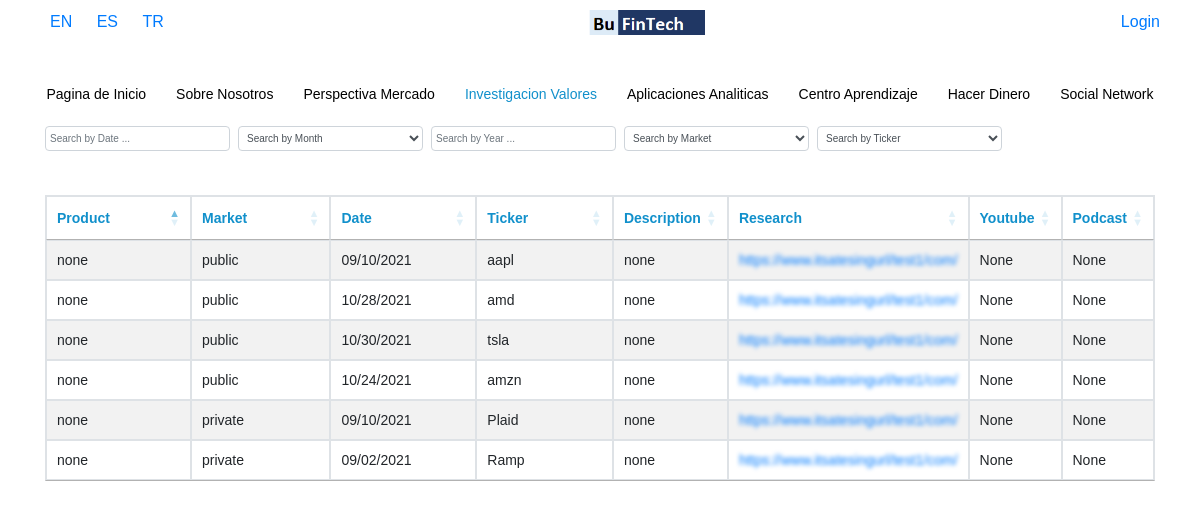
The page /es/equity-research on the database as committed earlier.
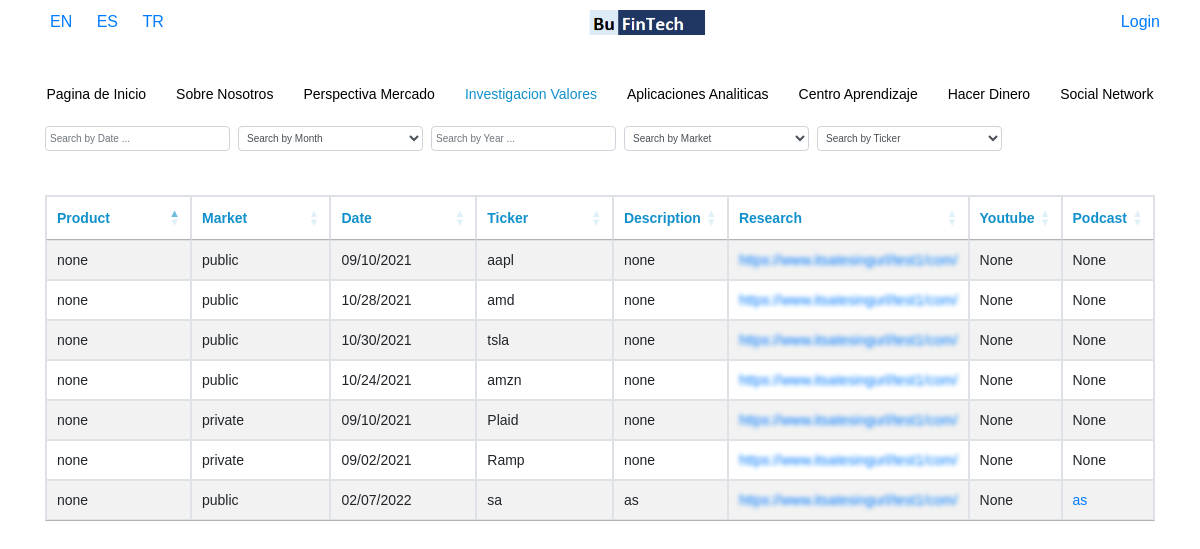
The same page on the database as committed later.
### base/models.py (models this page shows, shortened)
class equity(models.Model):
    Language = models.CharField(max_length=50)
    Product = models.CharField(max_length=100,blank=True,default="none")
    EQUITY_TYPES = [
        ('public', 'Public'),
        ('private', 'Private')
    ]
    Market = models.CharField(max_length=100, choices=EQUITY_TYPES, default='public')
    Date = models.DateField()
    Ticker = models.CharField(max_length=100,blank=True)
    Description = models.CharField(max_length=100,blank=True,default="none")
    Research = models.FileField(upload_to=path_equity )
    Youtube = models.CharField(max_length=100,blank=True)
    Podcast = models.CharField(max_length=100,blank=True)
    class Meta:
        verbose_name = "Equity Research"
        verbose_name_plural = "Equity Research"

### base/views.py (the view)
# urls.py: re_path(r'^(?P<Language>[a-z]{2})/equity-research$', views.equityView, name='equity-research'),
def equityView(request, Language):
    display_url = True
    try:
        user_payment = Api_key.objects.get(user = request.user)
    except:
        user_payment = None
    if user_payment != None:
        pass
    else:
        display_url = False
    setCurrentLanguage(request, Language)
    hidden = [0,1]
    nav_items = ListPage.objects.filter(Language=request.session['current_language']).order_by('Priority').values_list("Menu_Name","url").distinct()
    try:
        obj = equity.objects.filter(Language=request.session['current_language'])
        data = serializers.serialize("python",equity.objects.filter(Language=request.session['current_language']) )
        tickers = obj.values('Ticker').distinct()
        return render (request,'base/equity.html',{'display_url':display_url, 'obj':obj,'table_form':EquityForm(),'data':data, 'hidden':hidden,'nav_items':list(dict.fromkeys(nav_items)),'Language':Language, 'tickers': tickers})
    except Exception as e:
        return render (request,'base/equity.html',{'display_url':display_url, 'message':"No data found!",'nav_items':list(dict.fromkeys(nav_items)),'Language':Language})

### base/forms.py
class EquityForm(ModelForm):
    class Meta:
        model = equity
        fields = '__all__'

### base/templatetags/current_url.py (called while the page is built)
@register.filter
def current_url(value, url):
    url = url[4:]
    value = value.replace("_","-")
    if value == "analytic-apps":
        value = "analytical-apps"
    print(value, url)
    result = re.search(value , url)
    if result != None:
        return True

### base/views.py (called while the page is built)
def setCurrentLanguage(request, Language):
    request.session['current_language'] = Language
    return

### base/templates/base/equity.html (shortened to what this page needs)
{% extends 'base/home.html' %}
{% load static %}
{% block content %}
<div class="container">
	<div class="width">
		<div class="d-block d-md-flex">
			<input style="height: 25px; font-size: 10px; padding: 4px;" type="text" placeholder="Search by Date ..." id="epublic_search_date" class="form-control my-2 my-md-0 col-12 col-md-2 datepicker mr-2">
			<select style="height: 25px; font-size: 10px; padding: 4px;" class="form-control col-12 col-md-2 mt-2 mt-md-0 mr-2" id="epublic_search_month" title="Search By Month">
				<option value="">Search by Month</option>
			</select>
			<input style="height: 25px; font-size: 10px; padding: 4px;" type="number" placeholder="Search by Year ..." id="epublic_search_year" class="form-control col-12 col-md-2 mt-2 mt-md-0 mr-2">
			<select style="height: 25px; font-size: 10px; padding: 4px;" class="form-control col-12 col-md-2 mt-2 mt-md-0 mr-2" id="epublic_search_market" title="Search By Market">
				<option value="">Search by Market</option>
			</select>
			<select style="height: 25px; font-size: 10px; padding: 4px;" class="form-control col-12 col-md-2 mt-2 mt-md-0 mr-2" id="epublic_search_ticker" title="Search By Ticker">
				<option value="">Search by Ticker</option>
			</select>
		</div>
		<br>
		<br />
			<table id="example" class="table table-striped table-bordered" style="width:100%">
				<thead>
					<tr>
						{% for field in table_form %}
						{% if field.label  == 'Url' %}
							{% if display_url %}
								<th> {{field.label}} </th>
							{% endif %}
						{% elif field.label  == 'Language' %}
						{% else %}
							<th> {{field.label}} </th>
						{% endif %}
					{% endfor %}
					</tr>
				</thead>
				<tbody>
					{% for instance in data %}
					<tr>
					{% for field, value in instance.fields.items %}
								{% if field == 'Research' %}
									{% if display_url == False %}
										<td style="min-width: 203px;">
											<a class="blurLinks" href="{% url 'payment' %}" onmouseover="hov(this)" onmouseout="hovOut(this)">https://www.itsatesingurl/test1/com/</a>
										</td>
									{% else %}
										<td> <a  href="{{value}}">{{value}}</a></td>
									{% endif %}
								{% elif field == 'Date' %}
									<td> {{value|date:"m/d/Y" }} </td>
									{% elif field == 'Youtube' %}
									{% if value %}
										<td> <a  href="{{value}}">{{value}}</a></td>
									{% else %}
										<td>None</td>
									{% endif %}
								{% elif field == 'Podcast' %}
									{% if value %}
										<td><a  href="{{value}}">{{value}}</a></td>
									{% else %}
										<td>None</td>
									{% endif %}
								{% elif field == 'Language' %}
								{% else %}
									<td> {{value }} </td>
								{%endif%}
					{% endfor %}
					</tr>
				{% endfor %}
				</tbody>
			</table>
		<br />
    </div>
</div>
{% endblock content %}

### base/templates/base/home.html (shortened to what this page needs)
 {% load static %}
 <!DOCTYPE html>
<html>
<head>
    {% include 'base/head.html' %}
</head>
<body  style="overflow-x:hidden;">
<div class="container-fluid" id="page"  style="overflow-x:hidden;">
    {% include 'base/navbar.html' %}
    {% block content %}{% endblock content %}
</div>
</body>
</html>

### base/templates/base/head.html (shortened to what this page needs)
{% load static %}
<link rel="stylesheet" href=" {% static 'base/style.css' %} ">
<link rel="stylesheet" href=" {% static 'base/url.css' %} ">
<link rel="stylesheet" href="https://maxcdn.bootstrapcdn.com/bootstrap/4.5.2/css/bootstrap.min.css">
<link rel="stylesheet" href="https://cdnjs.cloudflare.com/ajax/libs/font-awesome/4.7.0/css/font-awesome.min.css">
<link rel="stylesheet" href="https://cdnjs.cloudflare.com/ajax/libs/bootstrap-datepicker/1.8.0/css/bootstrap-datepicker.min.css" />
<link rel="stylesheet" type="text/css" href="https://cdn.datatables.net/1.10.25/css/jquery.dataTables.css">

### base/templates/base/navbar.html (shortened to what this page needs)
{% load static %}
{% load current_url %}
<link type="text/css" rel="stylesheet" href="{% static 'sidebar/demo.css' %}" />
<link type="text/css" rel="stylesheet" href="{% static 'sidebar/mmenu.css' %}" />
<div class="header">
	<div class="" >
		<span class="float-left d-none d-md-inline">
			<a class="myBtn a-effect" href="{% url request.resolver_match.url_name Language='en'  %}" style="text-decoration: none;">EN</a>
			<a class="myBtn a-effect" href="{% url request.resolver_match.url_name Language='es'  %}" style="text-decoration: none;">ES</a>
			<a class="myBtn a-effect" href="{% url request.resolver_match.url_name Language='tr'  %}" style="text-decoration: none;">TR</a>
		</span>
		<a href="{% url 'redirect_index' %}" id="middleLogo">  <img style="width: 116px;" src="{% static 'images/bufintech_logo1.png' %}"></a>
		<div class="d-none d-md-block float-right">
			{% if request.user.is_authenticated %}
			<a href="{% url 'profile' %}">Profile</a>
			{% if not display_url %}
			<a style="margin-left: 10px;" href="{% url 'payment' %}">Subscribe</a>
			{% endif %}
			<a class="myBtn a-effect" href="{% url 'logout'  %}" style="text-decoration: none;">Logout</a>
			{% else %}
			<a href="{% url 'login' %}">Login</a>
			{% endif %}
		</div>
	</div>
</div>
<div class=" d-none d-md-flex justify-content-center" style="margin-top: 3%;">
    <ul class="ul-flex">
		{%for item in nav_items%}
		{% if item.1|current_url:request.path  %}
		<li><a href="{% url item.1 Language=Language %}" style="color: #1190cb;">{{item.0}}</a></li>
		{% else %}
		<li><a href="{% url item.1 Language=Language %}">{{item.0}}</a></li>
		{% endif %}
		{% endfor %}
    </ul>
</div>

### mysite/static/base/style.css (style rules this page uses)
html, body { height: 100%; width: 100%; height: 100vh; width: 100vw; margin: 0; }
.width { overflow-x: auto; white-space: nowrap; margin-bottom: 50px; }
ul { padding: 0; list-style: none; }
ul li { color:#1190cb; position: relative; line-height: 21px; text-align: left; display: inline; padding:0px 10px; list-style:none; }
ul li a { padding: 0px 10px; color: black; text-decoration: none; }
th { color:#1190cb; }
td { width:25%; }
a { color:black; }
.myBtn { text-decoration: none; cursor: pointer; padding: 0px 10px; }
.ul-flex { display: flex; flex-wrap: wrap; justify-content: center; }
.ul-flex li { padding: 5px; }

### mysite/static/base/url.css (style rules this page uses)
.blurLinks { filter: blur(2px); -webkit-filter: blur(2px); }

### mysite/static/sidebar/demo.css (style rules this page uses)
html, body { padding: 0; margin: 0; }
body { background-color: #fff; font-family: Arial, Helvetica, Verdana; font-size: 14px; line-height: 22px; color: #666; position: relative; -webkit-text-size-adjust: none; }
.header, .content, .footer { text-align: center; }
.header, .footer { background: #fff; font-size: 16px; color: #000; line-height: 44px; -moz-box-sizing: border-box; box-sizing: border-box; width: 100%; height: 44px; padding: 0 25px; }
.a-effect { color: #007bff !important; text-decoration: none !important; background-color: transparent !important; cursor: pointer !important; }

### mysite/static/sidebar/mmenu.css (style rules this page uses)
:root { --mm-line-height:20px;--mm-listitem-size:44px;--mm-navbar-size:44px;--mm-offset-top:0;--mm-offset-right:0;--mm-offset-bottom:0;--mm-offset-left:0;--mm-color-border:rgba(0, 0, 0, 0.1);--mm-color-button:rgba(0, 0, 0, 0.3);--mm-color-text:rgba(0, 0, 0, 0.75);--mm-color-text-dimmed:rgba(0, 0, 0, 0.3);--mm-color-background:#f3f3f3;--mm-color-background-highlight:rgba(0, 0, 0, 0.05);--mm-color-background-emphasis:rgba(255, 255, 255, 0.4);--mm-shadow:0 0 10px rgba(0, 0, 0, 0.3) }
.mm-wrapper { overflow-x:hidden;position:relative }
.mm-page { -webkit-box-sizing:border-box;box-sizing:border-box;position:relative }
.mm-slideout { -webkit-transition:-webkit-transform .4s ease;transition:-webkit-transform .4s ease;-o-transition:transform .4s ease;transition:transform .4s ease;transition:transform .4s ease,-webkit-transform .4s ease;z-index:1 }
:root { --mm-iconbar-size:50px }
:root { --mm-iconpanel-size:50px }
:root { --mm-sidebar-collapsed-size:50px;--mm-sidebar-expanded-size:440px }

Rows that differ between the two databases and show on the page:
added equity: fields "none" "public" "sa" "as", fields "02/07/2022", fields "as"
Other text that changed with them:
new list line: "https://www.itsatesingurl/test1/com/ None"
